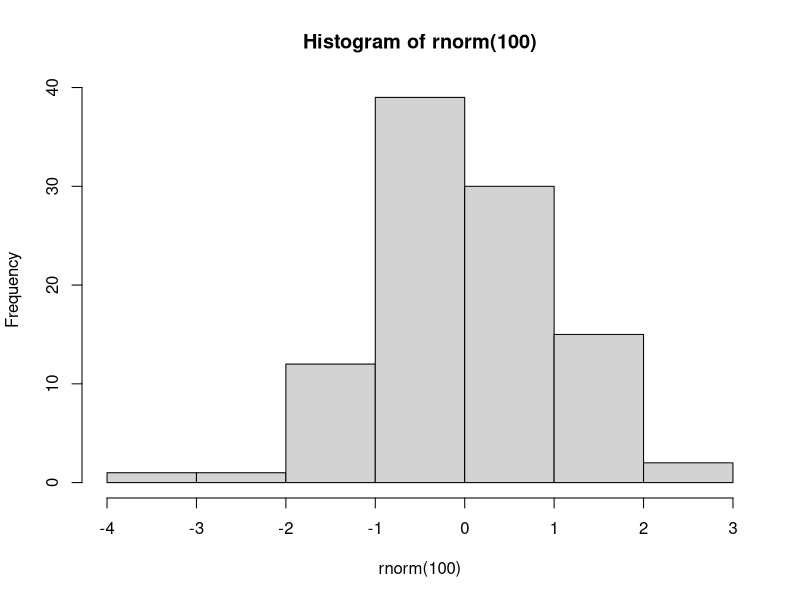

The R script that drew this image:
## ---- chunk 1
hist(rnorm(100))
